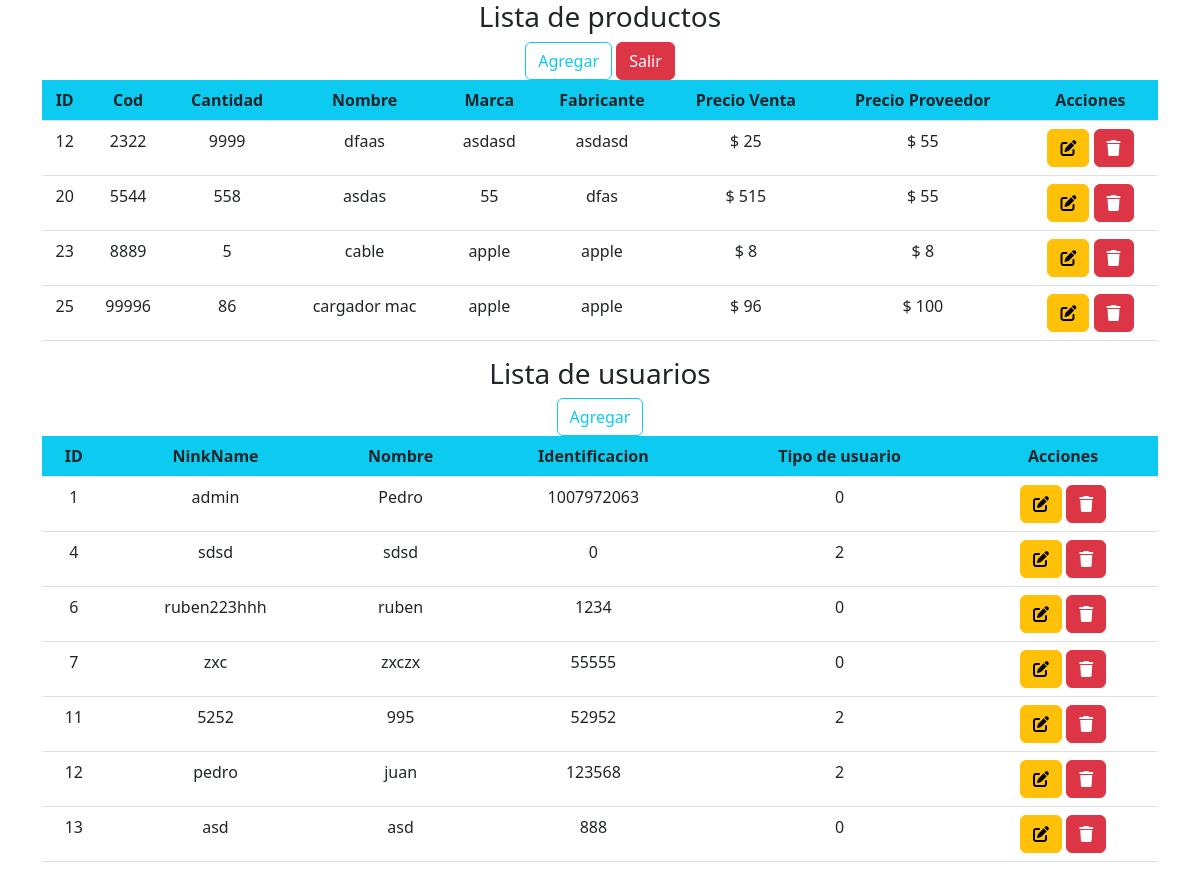
/index.php (signed in), run on the app's committed database.
### tables this page shows
CREATE TABLE `articulos` (
  `id` int(11) NOT NULL,
  `cod` int(8) NOT NULL,
  `cantidad` int(10) NOT NULL,
  `nombre` varchar(25) NOT NULL,
  `marca` varchar(25) NOT NULL,
  `fabricante` varchar(25) NOT NULL,
  `p_venta` float NOT NULL,
  `p_compra` float NOT NULL
);

CREATE TABLE `usuarios` (
  `id` int(11) NOT NULL,
  `username` varchar(15) NOT NULL,
  `nombre` varchar(11) NOT NULL,
  `documento` int(10) NOT NULL,
  `password` varchar(255) NOT NULL,
  `user_type` int(11) NOT NULL DEFAULT 2
);

### index.php (the view, shortened to what this page needs)
<!DOCTYPE html>
<html lang="en">
<head>
    <link href="https://cdn.jsdelivr.net/npm/bootstrap@5.2.3/dist/css/bootstrap.min.css" rel="stylesheet"
>
</head>
<body>
    <div class="row justify-content-center align-items-center">
        <div class="container-xl col-xs-6 text-center ">
            <div class="container-fluid p6 b3 text-center">
                <h3>Lista de productos</h3>
                <?php
                include './controller/delete_articulos.php';
                ?>
                <button type="button" onclick="location.href='./view/add.php'" class="btn btn-outline-info">Agregar</button>
                <button type="button" onclick="location.href='./controller/cerrar_session.php'" class="btn btn-danger ">Salir</button>
                <br>
            </div>
            <div class="container">
                <table class="table">
                    <thead class="bg-info">
                        <tr>
                            <th scope="col">ID</th>
                            <th scope="col">Cod</th>
                            <th scope="col">Cantidad</th>
                            <th scope="col">Nombre</th>
                            <th scope="col">Marca</th>
                            <th scope="col">Fabricante</th>
                            <th scope="col">Precio Venta</th>
                            <th scope="col">Precio Proveedor</th>
                            <th scope="col">Acciones</th>
                        </tr>
                    </thead>
                    <tbody>
                        <?php
                        $sql = $conexion->query(" select * from articulos ");
                        while($articles = $sql->fetch_object()){
                        ?>
                        <tr>
                            <td><?= $articles->id ?></td>
                            <td><?= $articles->cod ?></td>
                            <td><?= $articles->cantidad ?></td>
                            <td><?= $articles->nombre ?></td>
                            <td><?= $articles->marca ?></td>
                            <td><?= $articles->fabricante ?></td>
                            <td>$ <?= $articles->p_venta ?></td>
                            <td>$ <?= $articles->p_compra ?></td>
                            <td>
                                <form action="" method="post">
                                    <button type="button" onclick="location.href='./view/editar.php?cod=<?= $articles->cod ?>'" class="btn btn-small btn-warning""><i class="fa-solid fa-pen-to-square"></i></button>
                                    <button type="submit" class="btn btn-danger " value="<?= $articles->cod ?>" name="btn_delete"><i class="fa-solid fa-trash"></i></button>
                                </form>
                            </td>
                        </tr>
                        <?php
                        }
                        ?>
                    </tbody>
                </table>
            </div>
        </div>
    </div>
    <?php
    include './view/mostrar_logins.php';
    ?>
</body>
</html>

### view/mostrar_logins.php
<div class="row justify-content-center align-items-center">
        <div class="container-xl col-xs-6 text-center ">
            <div class="container-fluid p6 b3 text-center">
                <h3>Lista de usuarios</h3>
                <?php
                include './controller/delete_users.php';
                ?>
                <button type="button" onclick="location.href='/view/registrar_logins.php'" class="btn btn-outline-info">Agregar</button>
                <br>
            </div>
            <div class="container">
                <table class="table">
                    <thead class="bg-info">
                        <tr>
                            <th scope="col">ID</th>
                            <th scope="col">NinkName</th>
                            <th scope="col">Nombre</th>
                            <th scope="col">Identificacion</th>
                            <th scope="col">Tipo de usuario</th>
                            <th scope="col">Acciones</th>
                        </tr>
                    </thead>
                    <tbody>
                        <?php
                        $sql = $conexion->query(" select * from usuarios ");
                        while($users = $sql->fetch_object()){
                        ?>
                        <tr>
                            <td><?= $users->id ?></td>
                            <td><?= $users->username ?></td>
                            <td><?= $users->nombre ?></td>
                            <td><?= $users->documento ?></td>
                            <td><?= $users->user_type ?></td>
                            <td>
                                <form action="" method="post">
                                    <button type="button" onclick="location.href='./view/edit_logins.php?id=<?= $users->id ?>'" class="btn btn-small btn-warning""><i class="fa-solid fa-pen-to-square"></i></button>
                                    <button type="submit" class="btn btn-danger " value="<?= $users->username ?>" name="btn_delete_user"><i class="fa-solid fa-trash"></i></button>
                                </form>
                            </td>
                        </tr>
                        <?php
                        }
                        ?>
                    </tbody>
                </table>
            </div>
        </div>
    </div>

### data on the page
articulos: id "12", cod "2322", cantidad "9999", nombre "dfaas", marca "asdasd", fabricante "asdasd", p_venta "25", p_compra "55"
articulos: id "20", cod "5544", cantidad "558", nombre "asdas", marca "55", fabricante "dfas", p_venta "515", p_compra "55"
articulos: id "23", cod "8889", cantidad "5", nombre "cable", marca "apple", fabricante "apple", p_venta "8", p_compra "8"
articulos: id "25", cod "99996", cantidad "86", nombre "cargador mac", marca "apple", fabricante "apple", p_venta "96", p_compra "100"
usuarios: id "1", username "admin", nombre "Pedro", documento "1007972063", user_type "0"
usuarios: id "4", username "sdsd", nombre "sdsd", documento "0", user_type "2"
usuarios: id "6", username "ruben223hhh", nombre "ruben", documento "1234", user_type "0"
usuarios: id "7", username "zxc", nombre "zxczx", documento "55555", user_type "0"
usuarios: id "11", username "5252", nombre "995", documento "52952", user_type "2"
usuarios: id "12", username "pedro", nombre "juan", documento "123568", user_type "2"
usuarios: id "13", username "asd", nombre "asd", documento "888", user_type "0"
